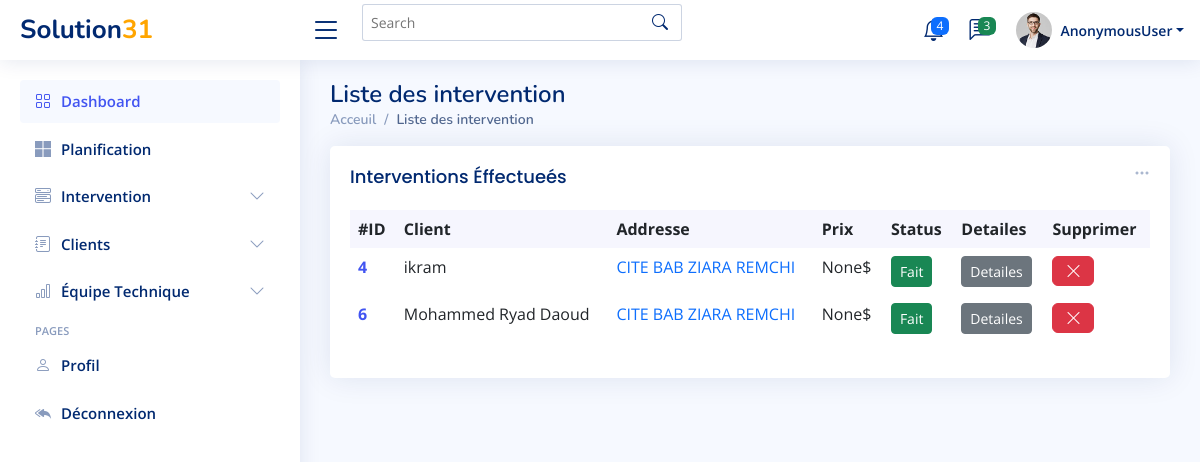
Before: /interventions/list/effectuees with the older database file.
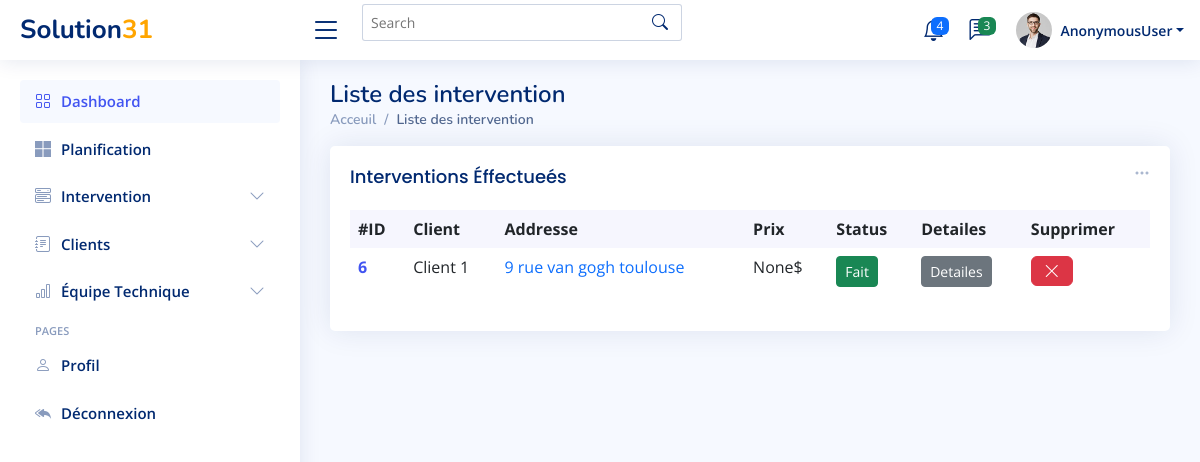
After: the same page with the newer database file.
### Dashboard/models.py (models this page shows, shortened)
class Intervention(models.Model):
    Date_Ajouté = models.DateTimeField(auto_now_add=True)
    Nom_Client= models.CharField(max_length=100, blank=False , null=False)
    Numéro = models.CharField(max_length=100, blank=False , null=False)
    Ville = models.CharField(max_length=100, blank=False , null=False)
    Date=models.DateField(null=True,blank=True)
    Address = models.CharField(max_length=100, blank=False , null=False)
    Code_postal = models.IntegerField()
    Par= models.ForeignKey(UserProfile, on_delete=models.SET_NULL, null=True, blank=True, )
    Commentaire = models.CharField(max_length=500, blank=True, null=True)
    Prix = models.IntegerField(blank=True, null=True)
    Status = models.CharField(max_length=500,choices=CHOICES, default='en attendant', blank=True, null=True)
    valeur =models.IntegerField(default=1)

### Dashboard/views.py (the view)
# urls.py: path('interventions/list/effectuees',list_interventions_effectuees ,name='list_interventions_effectuees'),
def list_interventions_effectuees(request):
    interventions = Intervention.objects.all()
    context={'interventions':interventions}
    return render(request, 'Dashboard/list_intervetions_effectuees.html',context)

### Dashboard/templates/Dashboard/list_intervetions_effectuees.html (shortened to what this page needs)
{% extends 'Dashboard/main.html' %}
{% block content %}
  <main id="main" class="main">
    <div class="pagetitle">
      <h1>Liste des intervention</h1>
      <nav>
        <ol class="breadcrumb">
          <li class="breadcrumb-item"><a href="index.html">Acceuil</a></li>
          <li class="breadcrumb-item active">Liste des intervention</li>
        </ol>
      </nav>
    </div>
    <section class="section dashboard">
      <div class="row">
        <div class="col-lg-12">
          <div class="row">
            <div class="col-12">
              <div class="card recent-sales overflow-auto">
                <div class="filter">
                  <a class="icon" href="#" data-bs-toggle="dropdown"><i class="bi bi-three-dots"></i></a>
                </div>
                <div class="card-body">
                  <h5 class="card-title">Interventions Éffectueés </h5>
                  <table class="table table-borderless datatable">
                    <thead>
                      <tr>
                        <th scope="col">#ID</th>
                        <th scope="col">Client</th>
                        <th scope="col">Addresse</th>
                        <th scope="col">Prix</th>
                        <th scope="col">Status</th>
                        <th scope="col">Detailes</th>
                        <th scope="col">Supprimer</th>
                      </tr>
                    </thead>
                    <tbody>
                    {% for int in interventions%}
                    {% if int.Status == 'Fait' %}
                      <tr>
                        <th scope="row"><a href="#">{{int.id}}</a></th>
                        <td>{{int.Nom_Client}}</td>
                        <td><a href="#" class="text-primary">{{int.Address}}</a></td>
                        <td>{{int.Prix}}$</td>
                        <td><button type="button" class="btn btn-success btn-sm">{{int.Status}}</button></span></td>
                        <td>                <button type="button" class="btn btn-secondary btn-sm">Detailes</button></td>
                        <td>              <button type="button" class="btn btn-danger"><i class="bi bi-x-lg"></i></button></td>
                      </tr>
                    {% endif %}
                    {% endfor %}
                    </tbody>
                  </table>
                </div>
              </div>
            </div>
          </div>
        </div>
      </div>
    </section>
  </main>
{% endblock content %}

Changed rows visible on the page:
removed Intervention: id "4", Nom_Client "ikram", Address "CITE BAB ZIARA REMCHI", Prix "None", Status "Fait"
changed Intervention "None": Nom_Client "Mohammed Ryad Daoud" → "Client 1"; Address "CITE BAB ZIARA REMCHI" → "9 rue van gogh toulouse"
